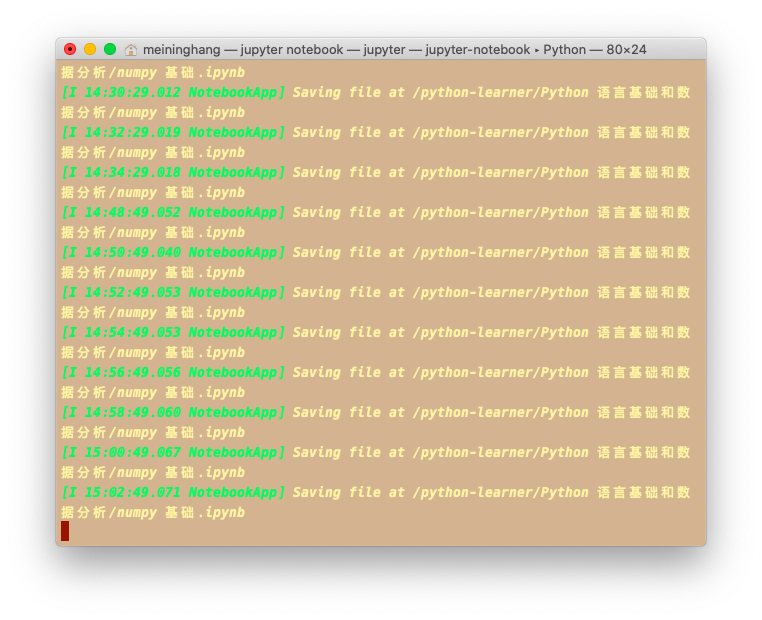
#> input picture Python 语言基础和数据分析/test.png, 762 x 620 px, found by its file name
$ jupyter execute --allow-errors 'numpy 基础.ipynb'   (shell and % lines are left out)
#> lines starting #> are read from the running program, lines starting #| are printed output that depends on the picture
[cell 1]
import numpy as np

[cell 2]
data1 = [5, 7, 9, 20]
arr1 = np.array(data1)
arr1

[cell 3]
data2 = (5, 7, 9, 20)
arr2 = np.array(data2)
arr2

[cell 4]
data3 = [[1, 2, 3, 4,], [5, 6, 7, 8]]
arr3 = np.array(data3)
arr3

[cell 5]
arr3.shape

[cell 6]
arr3.dtype

[cell 7]
np.zeros(8)

[cell 8]
np.ones(8)

[cell 9]
np.empty(8)

[cell 10]
np.empty((2,2))

[cell 11]
np.empty((2,2,2))

[cell 12]
np.arange(8)

[cell 13]
for i in np.arange(8):
    print(i)

[cell 14]
[i for i in np.arange(8)]

[cell 15]
{i:k for k, i in enumerate(np.arange(8))}

[cell 16]
arr4 = np.ones_like(arr3)
arr4

[cell 17]
arr5 = np.zeros_like(arr4)
arr5

[cell 18]
arr5.dtype

[cell 19]
data = [[2, 4, 5], [3, 5, 7]]
arr = np.array(data)
arr

[cell 20]
arr.ndim #数据轴的个数,秩

[cell 21]
arr.shape #维度

[cell 22]
arr.size #元素个数

[cell 23]
arr.itemsize #数组中每个元素的字节大小

[cell 24]
arr.dtype #数据类型

[cell 25]
arr2 = np.arange(5, dtype='float64')
arr2

[cell 26]
arr1 = np.arange(6)
arr1

[cell 27]
arr1.dtype

[cell 28]
arr2 = arr1.astype(np.float64)
arr2

[cell 29]
arr2.dtype

[cell 30]
arr3 = arr1.astype('string_')
arr3

[cell 31]
arr3.dtype

[cell 32]
arr = np.array([2.3, 7.5, 5.6, 9.8])
arr

[cell 33]
arr.astype('int64')

[cell 34]
arr3

[cell 35]
arr3.astype(np.int64)

[cell 36]
arr1 = np.arange(10)
arr.dtype

[cell 37]
arr2 = np.ones(5)
arr2.dtype

[cell 38]
arr3 = arr1.astype(arr2.dtype)
arr3

[cell 39]
arr = np.arange(9)
arr

[cell 40]
arr.reshape((3,3))

[cell 41]
arr.reshape((9,1))

[cell 42]
arr.reshape((1,9))

#> (a cell that did not finish here is left out)

[cell 44]
arr.reshape((3,-1))

[cell 45]
arr.reshape((-1,9))

[cell 46]
arr.reshape((3,-1))

[cell 47]
arr2 = arr.reshape((3,-1))

[cell 48]
arr2

[cell 49]
arr2.flatten()

[cell 50]
arr2

[cell 51]
arr2.ravel()

[cell 52]
arr1

[cell 53]
arr2

[cell 54]
arr3 = np.arange(9,18).reshape(3,-1)
arr3

[cell 55]
np.concatenate([arr2,arr3])

[cell 56]
np.concatenate([arr2, arr3], axis=1)

[cell 57]
arr4 = np.vstack((arr2, arr3))
arr4

[cell 58]
arr5 = np.hstack((arr2, arr3))
arr5

[cell 59]
np.split(arr4,[9,2])

[cell 60]
np.vsplit(arr4, 6)

[cell 61]
np.hsplit(arr4, 3)

[cell 62]
arr

[cell 63]
arr.T

[cell 64]
arr4

[cell 65]
arr4.T

[cell 66]
arr = np.random.randint(100, 200, size=(5,4))

[cell 67]
arr

[cell 68]
arr = np.random.randn(2, 3, 5)

[cell 69]
arr

[cell 70]
arr = np.random.normal(4, 5, size=(3,5)) #指定均值和标准差的随机数
arr

[cell 71]
arr = np.random.randint(100, 200 ,(5,4))
arr

[cell 72]
np.random.permutation(arr)

[cell 73]
arr

[cell 74]
np.random.shuffle(arr)

[cell 75]
arr

# 数组的索引和切片

## 数组的索引

[cell 76]
import numpy as np

> 一维略

[cell 77]
arr = np.arange(15).reshape(3,5)

[cell 78]
arr

[cell 79]
arr[0]

[cell 80]
arr[0][0]

[cell 81]
arr[0,0]

[cell 82]
arr = np.arange(12).reshape(3,4,1)

[cell 83]
arr

[cell 84]
arr2 = np.arange(12).reshape(3,2,2)
arr2

[cell 85]
arr[0]

[cell 86]
arr[0][0][0]

[cell 87]
arr[:2]

[cell 88]
arr[:2][1:][0][:2][0][0]

[cell 89]
arr[:2,1:,0,]

#> (a cell that did not finish here is left out)

[cell 91]
datas = np.random.randint(-1, 3, size=(7,5))
datas

[cell 92]
datas[datas==0] = 1

[cell 93]
datas

# 数组运算

[cell 94]
a = [1,2,3]
b = [x*10 for x in a]
b

[cell 95]
arr = np.array([1,2,3])
arr

[cell 96]
arr != 100000

[cell 97]
np.abs(arr)

[cell 98]
np.sqrt(arr)

[cell 99]
np.square(arr)

[cell 100]
arr = np.random.normal(3,4,size=(9,89))
arr

[cell 101]
np.modf(arr)

[cell 102]
arr1 = np.array([1, 2, 3, 4])
arr2 = np.array([5, 6, 7, 8])
arr3 = np.array([True, False, False, True])

[cell 103]
result = np.where(arr3, arr1, arr2)

[cell 104]
result

[cell 105]
arr = np.random.randn(4,4)
arr

[cell 106]
new_arr = np.where(arr>0, 1, -1)

[cell 107]
new_arr

[cell 108]
arr.sum()

[cell 109]
arr.mean()

[cell 110]
arr.std()

[cell 111]
arr.var()

[cell 112]
arr.mean(1)

[cell 113]
arr.mean(axis=1)

[cell 114]
arr.argmax(0)

[cell 115]
arr.argmax(1)

[cell 116]
arr.any()

[cell 117]
arr.all()

[cell 118]
arr.sort()

[cell 119]
arr

[cell 120]
arr.sort(1)

[cell 121]
arr

[cell 122]
np.unique(arr)

# 图像处理

[cell 123]
from PIL import Image

[cell 124]
im = np.array(Image.open('/Users/meininghang/test.png'))
#> im is the input picture: shape (620, 762, 4); mean R, G, B, A 126.3, 98.5, 52.6, 117.4
im.shape
#> Out = (620, 762, 4)

[cell 125]
im.dtype

[cell 126]
im

[cell 127]
b = [255, 255, 255, 255] - im
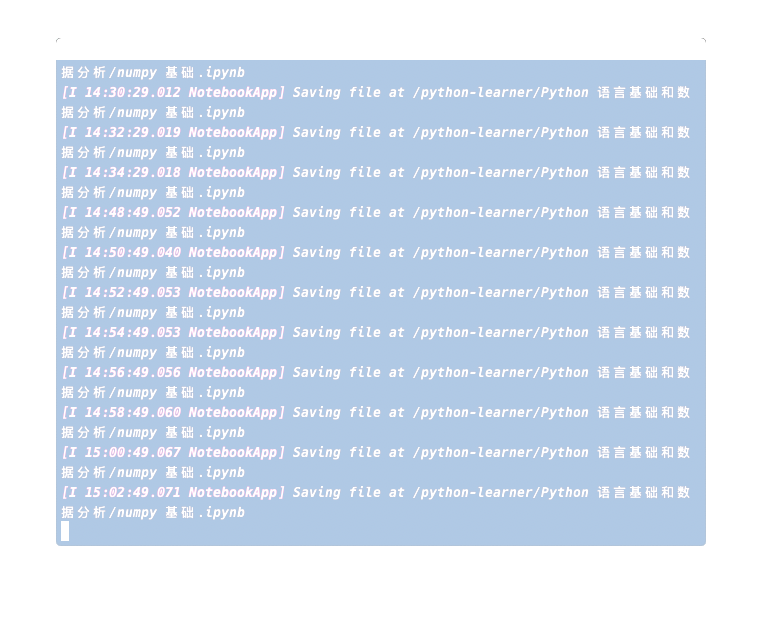
#> b: shape (620, 762, 4) int64; mean R, G, B, A 128.7, 156.5, 202.4, 137.6; transparent parts drawn white

[cell 128]
new_im = Image.fromarray(b.astype('uint8'))
new_im.save('/Users/meininghang/test2.png')
